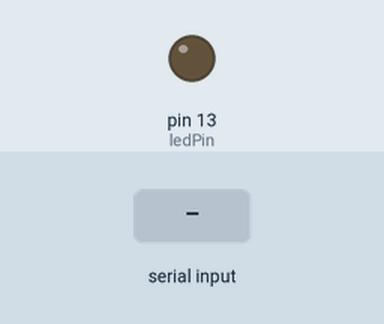
A sketch run on a simulated Arduino Uno, built with avr-gcc and run on an emulated ATmega328P. On the bench: output pins drawn as LEDs (lit = HIGH). Dashed ring = blinking. Inputs (shaded band) come from the test bench.

Above: at 1.2 s.
1.3 s: "90,45\n" received over Serial
At 1.37 s:
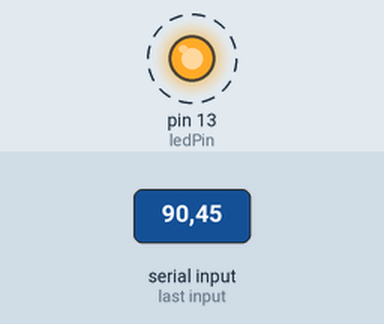
Timing chart, 0 to 8.1 s (numbered marks = the images above; inputs shaded):
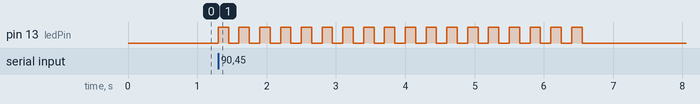

The sketch:

serial_ino.ino
```cpp
int ledPin = 13;   // select the pin for the LED
int val = 0;       // variable to store the data from the serial port

void setup() {
  pinMode(ledPin,OUTPUT);    // declare the LED's pin as output
  Serial.begin(57600);        // connect to the serial port
}

void loop () {
  val = Serial.read();      // read the serial port
  // if the stored value is a single-digit number, blink the LED that number
  if (val > '0' && val <= '9' ) {
    val = val - '0';          // convert from character to number
    for (int i=0; i<val; i++) {
      digitalWrite(ledPin,HIGH);
      delay(150);
      digitalWrite(ledPin, LOW);
      delay(150);
    }
  }
}
```

Measured:
- after the input at 1.3 s, pin 13 (ledPin): alternates HIGH for 0.15 s and LOW for 0.15 s, 36 changes in all, then stays LOW, starting at once
